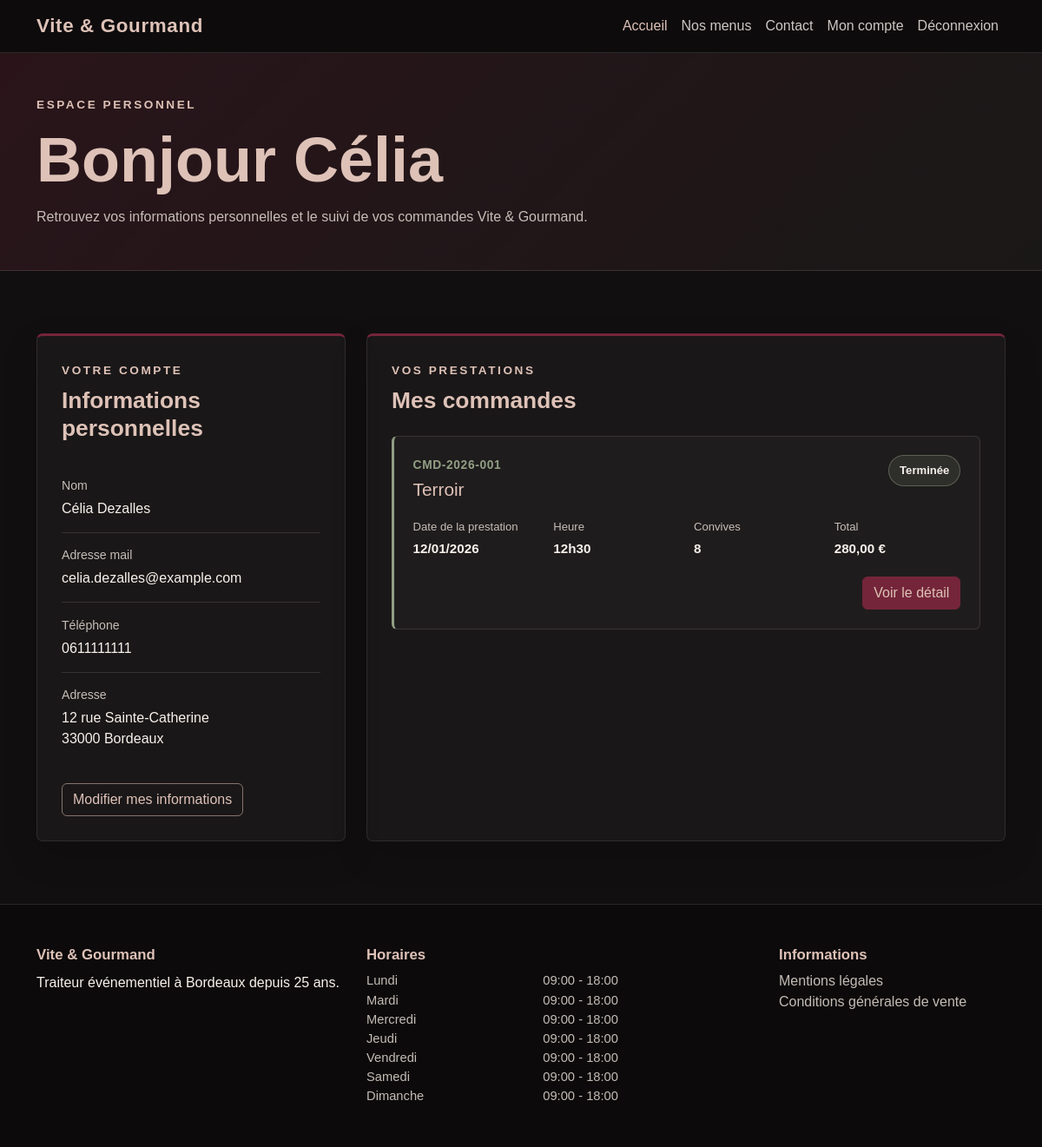
Before: /user/dashboard (signed in) with the older database file.
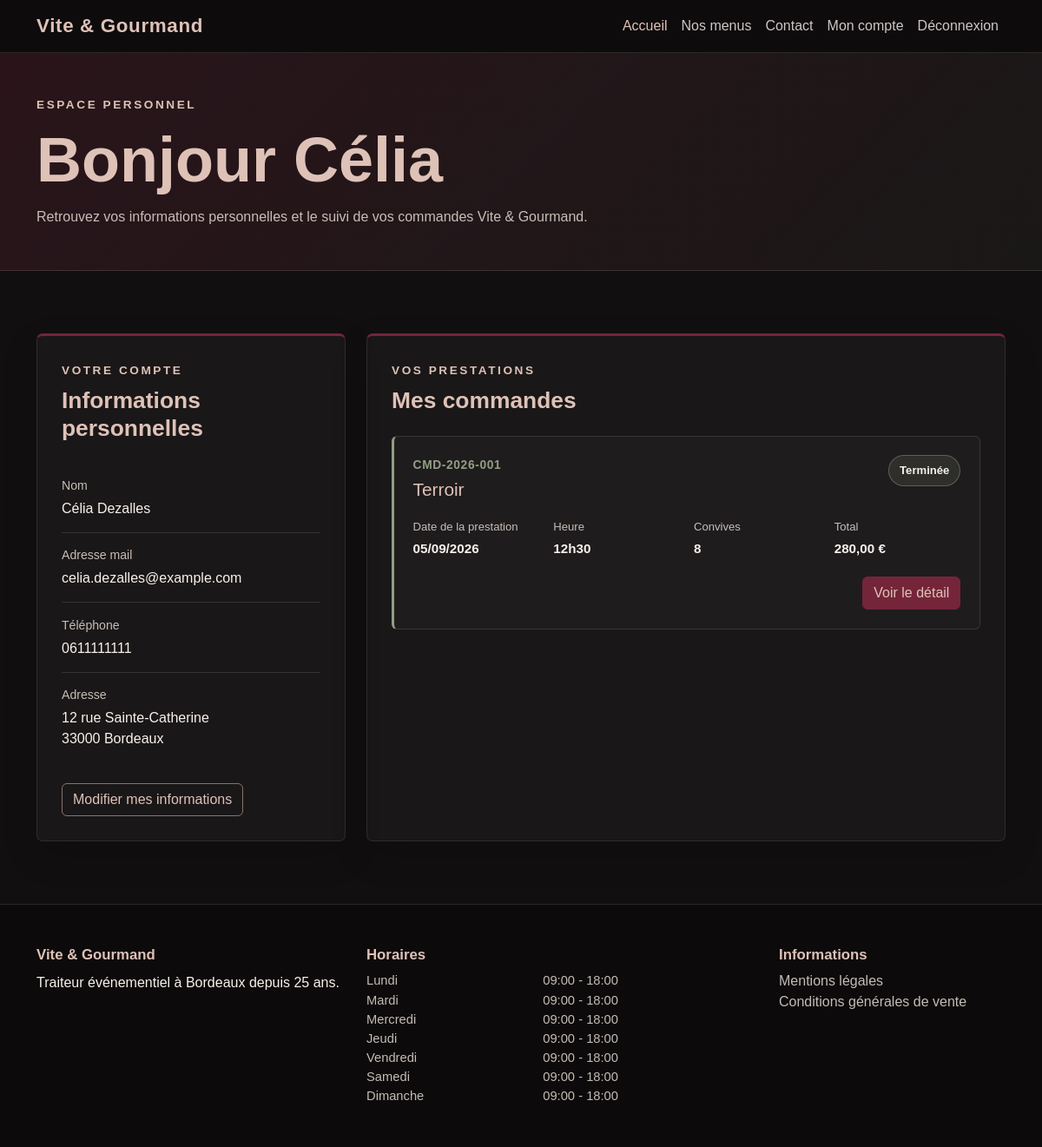
After: the same page with the newer database file.
### tables this page shows
CREATE TABLE orders (
    id INT AUTO_INCREMENT PRIMARY KEY,
    order_number VARCHAR(30) NOT NULL UNIQUE,
    user_id INT NOT NULL,
    menu_id INT NOT NULL,
    current_status_id INT NOT NULL,
    customer_first_name VARCHAR(100) NOT NULL,
    customer_last_name VARCHAR(100) NOT NULL,
    customer_email VARCHAR(190) NOT NULL,
    customer_phone VARCHAR(20) NOT NULL,
    delivery_address VARCHAR(255) NOT NULL,
    delivery_postal_code VARCHAR(10) NOT NULL,
    delivery_city VARCHAR(100) NOT NULL,
    event_date DATE NOT NULL,
    delivery_time TIME NOT NULL,
    people_count INT NOT NULL,
    menu_price DECIMAL(10, 2) NOT NULL,
    delivery_price DECIMAL(10, 2) NOT NULL DEFAULT 0,
    total_price DECIMAL(10, 2) NOT NULL,
    cancellation_reason TEXT NULL,
    cancellation_contact_method VARCHAR(50) NULL,
    equipment_loaned BOOLEAN NOT NULL DEFAULT FALSE,
    equipment_return_deadline DATETIME NULL,
    equipment_returned_at DATETIME NULL,
    created_at TIMESTAMP NOT NULL DEFAULT CURRENT_TIMESTAMP,
    updated_at TIMESTAMP NOT NULL DEFAULT CURRENT_TIMESTAMP
        ON UPDATE CURRENT_TIMESTAMP,

    CONSTRAINT fk_orders_user
        FOREIGN KEY (user_id)
        REFERENCES users(id)
        ON DELETE RESTRICT,

    CONSTRAINT fk_orders_menu
        FOREIGN KEY (menu_id)
        REFERENCES menus(id)
        ON DELETE RESTRICT,

    CONSTRAINT fk_orders_current_status
        FOREIGN KEY (current_status_id)
        REFERENCES order_statuses(id)
        ON DELETE RESTRICT
);

CREATE TABLE menus (
    id INT AUTO_INCREMENT PRIMARY KEY,
    theme_id INT NOT NULL,
    dietary_type_id INT NOT NULL,
    title VARCHAR(150) NOT NULL,
    description TEXT NOT NULL,
    conditions TEXT NOT NULL,
    minimum_order_days INT NOT NULL DEFAULT 1,
    available_from DATE NULL,
    available_until DATE NULL,
    minimum_people INT NOT NULL,
    base_price DECIMAL(10, 2) NOT NULL,
    stock_quantity INT NOT NULL DEFAULT 0,
    is_active BOOLEAN NOT NULL DEFAULT TRUE,
    created_at TIMESTAMP NOT NULL DEFAULT CURRENT_TIMESTAMP,
    updated_at TIMESTAMP NOT NULL DEFAULT CURRENT_TIMESTAMP
        ON UPDATE CURRENT_TIMESTAMP,

    CONSTRAINT fk_menus_theme
        FOREIGN KEY (theme_id)
        REFERENCES themes(id)
        ON DELETE RESTRICT,

    CONSTRAINT fk_menus_dietary_type
        FOREIGN KEY (dietary_type_id)
        REFERENCES dietary_types(id)
        ON DELETE RESTRICT
);

CREATE TABLE order_statuses (
    id INT AUTO_INCREMENT PRIMARY KEY,
    name VARCHAR(100) NOT NULL UNIQUE
);

### app/Views/layouts/main.php (called while the page is built)
<?php
require BASE_PATH
    . '/app/Views/layouts/header.php';
require $view;
require BASE_PATH
    . '/app/Views/layouts/footer.php';

### app/Controllers/UserController.php (called while the page is built, shortened)
<?php
class UserController
{
    public function dashboard(): void
    {
        $userId = (int) $_SESSION['user']['id'];
        $user = User::findById($userId);
        $orders = Order::findAllByUserId($userId);
        $view = BASE_PATH . '/app/Views/user/dashboard.php';
        require BASE_PATH . '/app/Views/layouts/main.php';
    }
}

### app/Services/Router.php (called while the page is built, shortened)
<?php
class Router
{
    private array $routes = [];
    public function get(string $path, array $action): void
    {
        $this->routes['GET'][$path] = $action;
    }
    public function post(string $path, array $action): void
    {
        $this->routes['POST'][$path] = $action;
    }
    public function dispatch(string $uri): void
    {
        $method = $_SERVER['REQUEST_METHOD'];
        $path = parse_url($uri, PHP_URL_PATH) ?? '/';
        $path = '/' . trim($path, '/');
        [$controllerClass, $methodName] = $this->routes[$method][$path];
        $controller = new $controllerClass();
        $controller->$methodName();
    }
}

### public/index.php (called while the page is built, shortened)
<?php
$router = new Router();
$router->dispatch(
    $_SERVER['REQUEST_URI']
);

### app/Models/User.php (called while the page is built, shortened)
<?php
class User
{
    public static function findById(int $id): ?array
    {
        $connection = Database::getConnection();
        $query = $connection->prepare(
            'SELECT
            users.id,
            users.first_name,
            users.last_name,
            users.phone,
            users.email,
            users.address,
            users.postal_code,
            users.city,
            users.is_active,
            roles.name AS role
        FROM users
        INNER JOIN roles
            ON roles.id = users.role_id
        WHERE users.id = :id
            AND users.is_active = TRUE
        LIMIT 1'
        );
        $query->execute([
            'id' => $id,
        ]);
        $user = $query->fetch(PDO::FETCH_ASSOC);
        return $user;
    }
}

### app/Models/Order.php (called while the page is built, shortened)
<?php
class Order
{
    public static function findAllByUserId(int $userId): array
    {
        $connection = Database::getConnection();
        $query = $connection->prepare(
            'SELECT
                orders.id,
                orders.order_number,
                orders.event_date,
                orders.delivery_time,
                orders.people_count,
                orders.total_price,
                orders.created_at,
                menus.title AS menu_title,
                order_statuses.name AS status_name
            FROM orders
            INNER JOIN menus
                ON menus.id = orders.menu_id
            INNER JOIN order_statuses
                ON order_statuses.id = orders.current_status_id
            WHERE orders.user_id = :user_id
            ORDER BY orders.created_at DESC'
        );
        $query->execute([
            'user_id' => $userId,
        ]);
        return $query->fetchAll(PDO::FETCH_ASSOC);
    }
}

### app/Views/user/dashboard.php (the view, shortened to what the changed rows need)
<section class="user-dashboard-hero">
    <div class="container py-5">
        <h1 class="user-dashboard-title">
            Bonjour
            <?php
            echo htmlspecialchars(
                $user['first_name']
            );
            ?>
        </h1>
    </div>
</section>
<section class="user-dashboard-section py-5">
    <div class="container py-4">
        <div class="row g-4">
            <div class="col-lg-4">
                <article class="user-dashboard-card h-100">
                    <div class="user-dashboard-card-header">
                        <h2 class="user-dashboard-card-title">
                            Informations personnelles
                        </h2>
                    </div>
                </article>
            </div>
            <div class="col-lg-8">
                <section class="user-dashboard-card h-100">
                    <div class="user-dashboard-card-header">
                        <h2 class="user-dashboard-card-title">
                            Mes commandes
                        </h2>
                    </div>
                    <?php if (!empty($orders)): ?>
                        <div class="user-orders-list">
                            <?php foreach ($orders as $order): ?>
                                <?php
                                $eventDate = date_create(
                                    $order['event_date']
                                );
                                $deliveryTime = date_create(
                                    $order['delivery_time']
                                );
                                ?>
                                <article class="user-order-card">
                                    <div class="user-order-card-header">
                                        <div>
                                            <p class="user-order-reference mb-1">
                                                <?php
                                                echo htmlspecialchars(
                                                    $order['order_number']
                                                );
                                                ?>
                                            </p>
                                            <h3 class="user-order-menu-title">
                                                <?php
                                                echo htmlspecialchars(
                                                    $order['menu_title']
                                                );
                                                ?>
                                            </h3>
                                        </div>
                                        <span class="user-order-status">
                                            <?php
                                            echo htmlspecialchars(
                                                $order['status_name']
                                            );
                                            ?>
                                        </span>
                                    </div>
                                    <div class="user-order-information">
                                        <div>
                                            <span class="user-order-label">
                                                Date de la prestation
                                            </span>
                                            <strong>
                                                <?php
                                                echo $eventDate
                                                    ? $eventDate->format(
                                                        'd/m/Y'
                                                    )
                                                    : '';
                                                ?>
                                            </strong>
                                        </div>
                                        <div>
                                            <span class="user-order-label">
                                                Heure
                                            </span>
                                            <strong>
                                                <?php
                                                echo $deliveryTime
                                                    ? $deliveryTime->format(
                                                        'H\hi'
                                                    )
                                                    : '';
                                                ?>
                                            </strong>
                                        </div>
                                        <div>
                                            <span class="user-order-label">
                                                Convives
                                            </span>
                                            <strong>
                                                <?php
                                                echo (int)
                                                $order['people_count'];
                                                ?>
                                            </strong>
                                        </div>
                                        <div>
                                            <span class="user-order-label">
                                                Total
                                            </span>
                                            <strong>
                                                <?php
                                                echo number_format(
                                                    (float)
                                                    $order['total_price'],
                                                    2,
                                                    ',',
                                                    ' '
                                                );
                                                ?>
                                                €
                                            </strong>
                                        </div>
                                    </div>
                                    <div class="user-order-actions">
                                        <a
                                            href="<?php
                                                    echo BASE_URL
                                                        . '/user/order/detail?id='
                                                        . (int) $order['id'];
                                                    ?>"
                                            class="btn user-order-detail-button">
                                            Voir le détail
                                        </a>
                                    </div>
                                </article>
                            <?php endforeach; ?>
                        </div>
                    <?php endif; ?>
                </section>
            </div>
        </div>
    </div>
</section>

Changed rows visible on the page:
changed orders "Terroir": event_date "12/01/2026" → "05/09/2026"
